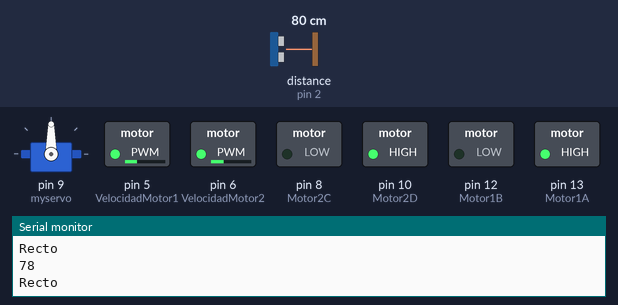
Simulated run of this sketch. Board: Arduino Uno, built with avr-gcc and run on an emulated ATmega328P. Shown: servo, switched loads named in the sketch (green lamp = pin HIGH), the last lines printed to the serial monitor. Wiring (inferred from the names in the program): ultrasonic range finder: trigger pin 3; echo pin 2. Dashed ring = blinking. The inputs (shaded band) are chosen by the test bench; at power-on: distance to the obstacle (sensor on pin 2) 80 cm. The echo pulse lasts 58.3 µs per cm; pins used as bus, display or sensor lines are not drawn.

Above: at 2.2 s.
2.3 s: distance to the obstacle (sensor on pin 2) set to 2 cm
At 2.7 s:
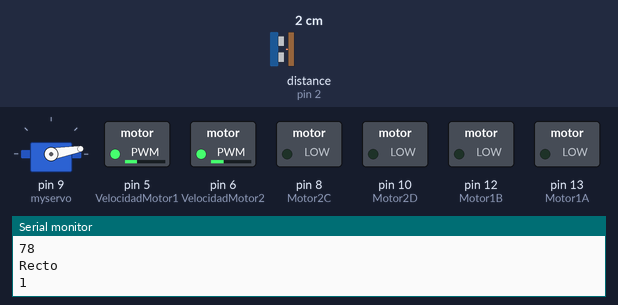
At 3.4 s:
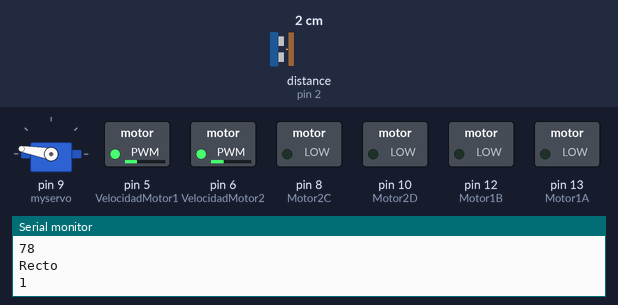
5.3 s: distance to the obstacle (sensor on pin 2) set to 4 cm
At 8.48 s:
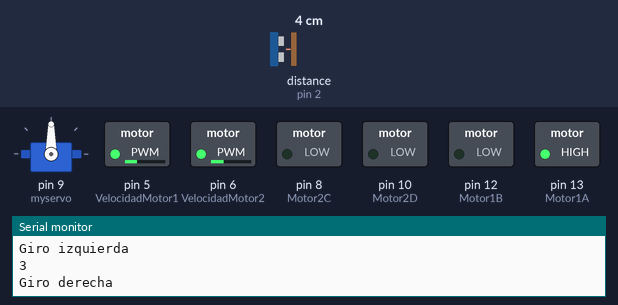
Timing chart, 0 to 14.0 s (numbered marks = the images above; inputs shaded):
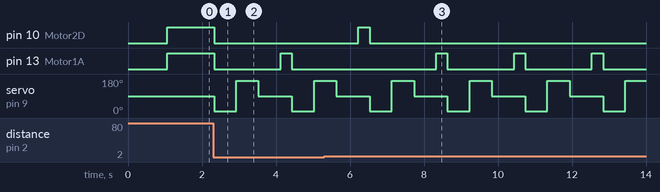

The sketch:

robot_esquiva_obstaculos.ino
```cpp
// Incluimos librería e instanciamos el objeto servo
#include <Servo.h>
Servo myservo;

// Definición pines EnA y EnB para el control de la velocidad
int VelocidadMotor1 = 5;
int VelocidadMotor2 = 6;

// Definición pines sensor distancia y variables para el cálculo de la distancia
int echoPin = 2;
int trigPin = 3;
long duration;
int distance;
int delayVal;

// Definición de los pines de control de giro de los motores In1, In2, In3 e In4
int Motor1A = 13;
int Motor1B = 12;
int Motor2C = 8;
int Motor2D = 10;

// Variable control posición servo y observaciones
int servoPos = 0;
int servoReadLeft = 0;
int servoReadRight = 0;

// Configuración inicial
void setup() {
  delay(1000);

  // Vinculamos el pin digital 9 al servo instanciado arriba
  myservo.attach(9);

  // Establecemos modo de los pines del sensor de ultrasonidos
  pinMode(trigPin, OUTPUT);
  pinMode(echoPin, INPUT);

  // Establecemos modo de los pines del control de motores
  pinMode(Motor1A,OUTPUT);
  pinMode(Motor1B,OUTPUT);
  pinMode(Motor2C,OUTPUT);
  pinMode(Motor2D,OUTPUT);
  pinMode(VelocidadMotor1, OUTPUT);
  pinMode(VelocidadMotor2, OUTPUT);

  // Configuramos velocidad de los dos motores
  analogWrite(VelocidadMotor1, 75);
  analogWrite(VelocidadMotor2, 80);

  myservo.write(90);
  Serial.begin(9600);
}

// Ejecución contínua
void loop() {
  delay(50);

  distance = medirDistancia();
  Serial.println(distance);

  if(distance < 15){
    stopCar();

    // Miramos a la derecha
    myservo.write(10);
    delay(600);
    servoReadRight = medirDistancia();

    // Miramos a la izquierda
    myservo.write(170);
    delay(600);
    servoReadLeft = medirDistancia();

    // Miramos de frente
    myservo.write(90);
    delay(600);

    if(servoReadLeft > servoReadRight){
      Serial.println("Giro izquierda");
      turnLeftCar();
    }

    if(servoReadRight >= servoReadLeft){
      Serial.println("Giro derecha");
      turnRightCar();
    }
  }

  if(distance > 15){
    Serial.println("Recto");
    moveForwardCar();
  }

}

void stopCar(){
  // Paramos el carrito
  digitalWrite(Motor1A, LOW);
  digitalWrite(Motor2D, LOW);
  digitalWrite(Motor1A, LOW);
  digitalWrite(Motor2D,LOW);
}

void turnRightCar(){
  // Configuramos sentido de giro para dirar a la derecha
  digitalWrite(Motor1A, LOW);
  digitalWrite(Motor2D,LOW);
  digitalWrite(Motor1A, HIGH);
  digitalWrite(Motor2D,LOW);
  delay(250);
}

void turnLeftCar(){
  // Configuramos sentido de giro para dirar a la izquierda
  digitalWrite(Motor1A,LOW);
  digitalWrite(Motor2D, LOW);
  digitalWrite(Motor1A,LOW);
  digitalWrite(Motor2D, HIGH);
  delay(250);
}

void moveForwardCar(){
  // Configuramos sentido de giro para avanzar
  digitalWrite(Motor1A, LOW);
  digitalWrite(Motor2D, LOW);
  digitalWrite(Motor1A, HIGH);
  digitalWrite(Motor2D,HIGH);
}

int medirDistancia(){
  // Lanzamos pulso de sonido
  digitalWrite(trigPin, LOW);
  delayMicroseconds(2);
  digitalWrite(trigPin, HIGH);
  delayMicroseconds(10);
  digitalWrite(trigPin, LOW);

  // Leemos lo que tarda el pulso en llegar al sensor y calculamos distancia
  duration = pulseIn(echoPin, HIGH);
  distance = duration * 0.034 / 2;

  // Devolver distancia calculada
  return distance;
}
```

Measured:
- after the input at 2.3 s, pin 10 (Motor2D): HIGH → LOW at once; pin 13 (Motor1A): HIGH → LOW at once, → HIGH 1.8 s later, → LOW 0.30 s later; servo on pin 9 (myservo): 90° → 10° at once, → 170° 0.60 s later, → 90° 0.60 s later, → 10° 0.90 s later, … (5 changes in this stretch)
- after the input at 5.3 s, pin 10 (Motor2D): LOW → HIGH after 0.93 s, → LOW 0.30 s later
